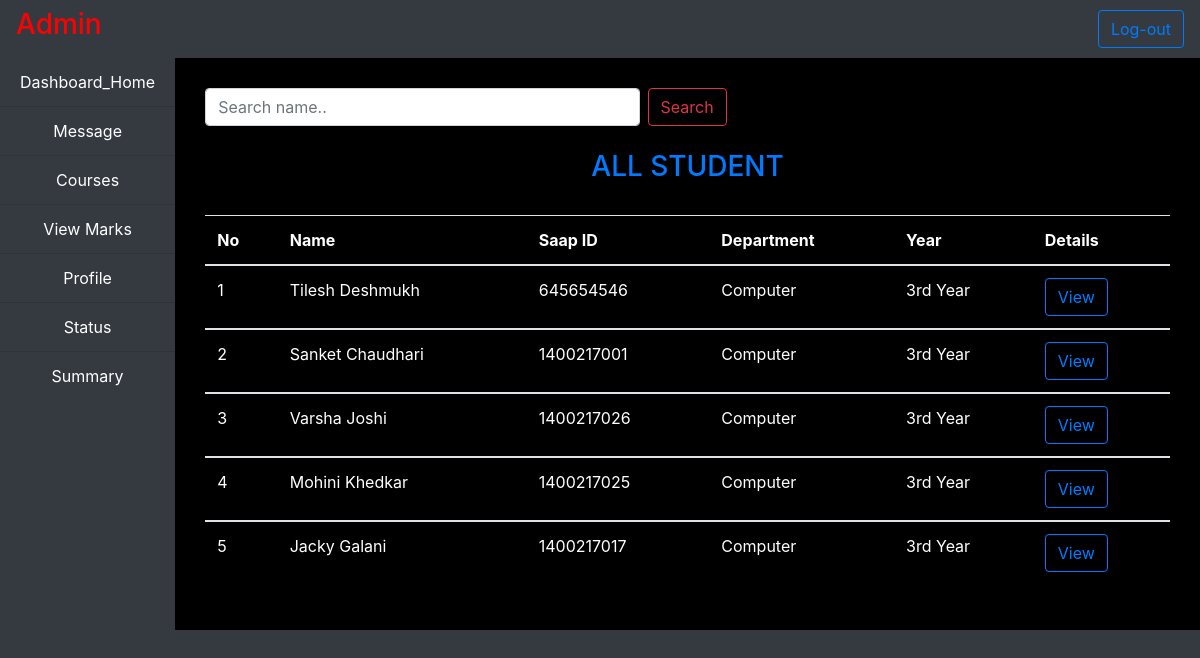
The app's page /all_stud.php with its own data.
### tables this page shows
CREATE TABLE `registration` (
  `id` int(10) NOT NULL,
  `name` varchar(50) NOT NULL,
  `number` bigint(100) NOT NULL,
  `address` text NOT NULL,
  `bdate` date NOT NULL,
  `dept` varchar(40) NOT NULL,
  `year` text NOT NULL,
  `sid` int(50) NOT NULL,
  `email` text NOT NULL,
  `pass` text NOT NULL,
  `img` text NOT NULL
);

### all_stud.php (the view, shortened to what this page needs)
<!doctype html>
<html lang="en">
  <head>
    <link rel="stylesheet" href="https://stackpath.bootstrapcdn.com/bootstrap/4.4.1/css/bootstrap.min.css">
  </head>
  <body class="bg-dark">
        <nav class="navbar navbar-expand-lg  navbar-dark bg-dark fixed-true">
                <h3 style="color:RED">Admin</h3>
            <div class="collapse navbar-collapse" id="navbarTogglerDemo02">
             <form class="form-inline my-2 my-lg-0" action="logout.php">
                <button class="btn btn-outline-primary   my-2 my-sm-0" type="submit">Log-out</button>
            </form>
        </div>
      </nav>
      <div class="d-flex" id="wrapper">
       <div>
            <div class="list-group list-group-flush text-center">
                    <a href="admin.php" class="list-group-item list-group-item-action bg-dark btn-outline-primary text-white">  Dashboard_Home </a>
                   <a href="admin_msg.php" class="list-group-item list-group-item-action bg-dark btn-outline-primary text-white">Message</a>
                    <a href="admin_courses.php" class="list-group-item list-group-item-action bg-dark btn-outline-primary text-white">Courses</a>
                    <a href="admin_marks.php" class="list-group-item list-group-item-action bg-dark btn-outline-primary text-white">View Marks</a>
                    <a href="all_stud.php" class="list-group-item list-group-item-action bg-dark btn-outline-primary text-white">Profile</a>
                    <a href="admin_status_ch.php" class="list-group-item list-group-item-action bg-dark btn-outline-primary text-white">Status</a>
                   <a href="pie.php" class="list-group-item list-group-item-action bg-dark btn-outline-primary text-white">Summary</a>
              </div>
         </div>
             <div class="container-fluid " style="padding: 30px 30px 30px 30px; background-color: black;">
               <form class="form-inline pr-5 mr-5" action="all_stud.php" method="POST" >
      <input class="form-control mr-sm-2 w-50" name="search" type="search" placeholder="Search name.." aria-label="Search" required>
      <button class="btn btn-outline-danger my-2 my-sm-0" type="submit" name="ser" data-toggle="modal" data-target="#exampleModal">Search</button>
    </form><br>
              <center><h3 class="text-white text-primary">ALL STUDENT</h3></center>
              <br>
              <table class="table table-hover text-left text-white">
                    <thead>
                    <tr>
                      <th>No</th>
                      <th>Name</th>
                      <th>Saap ID</th>
                      <th>Department</th>
                      <th>Year</th>
                      <th>Details</th>
                    </tr>
                  </thead>
                    <?php
                  $c = 1;
                                        ?>
 <?php
                  $c = $c;
                                        ?>
 <?php
                   include('db.php');
                  $sql = mysqli_query($conn, "SELECT * FROM  registration WHERE year = '3rd Year' ");
                  if (mysqli_num_rows($sql) > 0) {
                   $c = $c;
                  while($row=mysqli_fetch_array($sql)) {
                                        ?>
                                        <div class="pr-5">
                                          <head>
                                            <tbody>
                                              <tr>
                                              	<td><?php echo $c;?></td>
                                                <td><?php echo $row['name'];?></td>
                                                <td><?php echo $row['sid'];?></td>
                                                <td><?php echo $row['dept'];?></td>
                                              <td><?php echo $row['year'];?></td>
                                             <td><a href='admin_profile.php?eid=<?php echo $row['id'];?>&s=<?php echo $row['sid'];?>'><button class="btn btn-outline-primary my-2 my-sm-0" type="submit">View</button></a></td>
                                               </tr>
                                            </tbody>
                                          </head>
                                        </div>
<?php $c++; } }?>
         </div>
      </div>
  </body>
</html>

### records on screen
registration: name "Tilesh Deshmukh", sid "645654546", dept "Computer", year "3rd Year"
registration: name "Sanket Chaudhari", sid "1400217001", dept "Computer", year "3rd Year"
registration: name "Varsha Joshi", sid "1400217026", dept "Computer", year "3rd Year"
registration: name "Mohini Khedkar", sid "1400217025", dept "Computer", year "3rd Year"
registration: name "Jacky Galani", sid "1400217017", dept "Computer", year "3rd Year"
